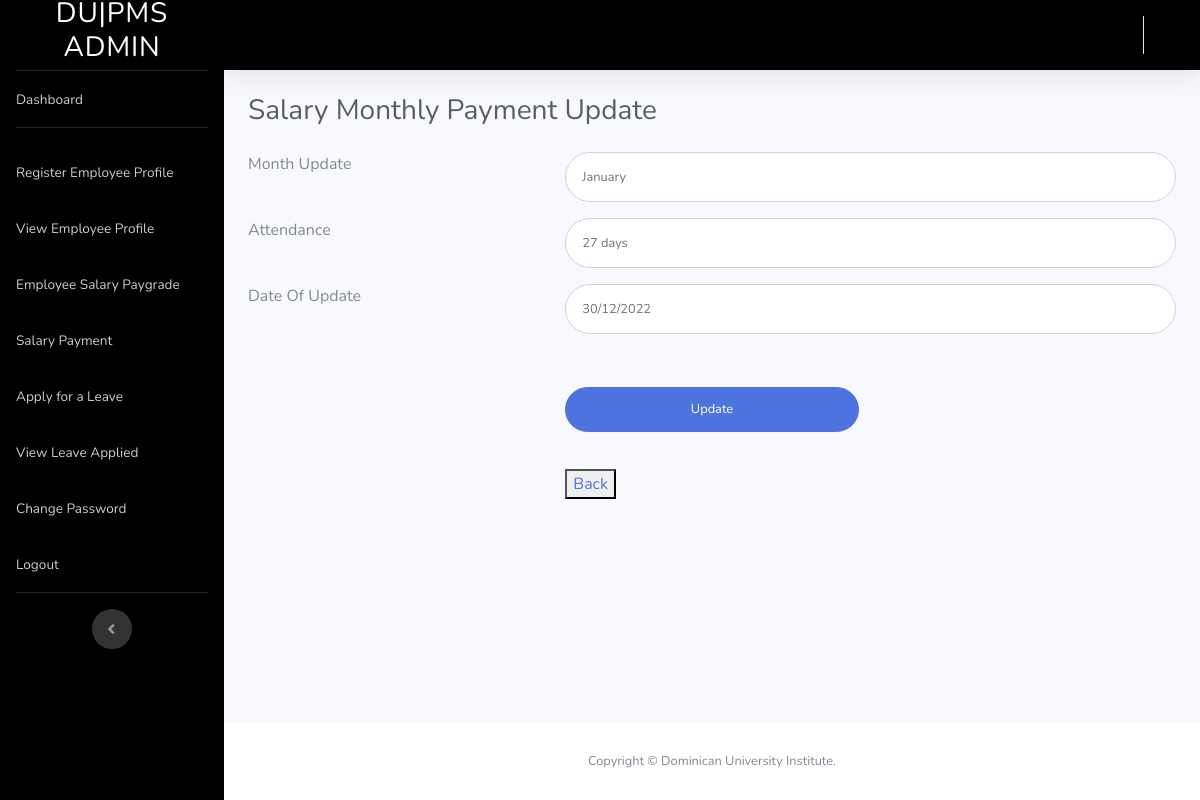
/erms/admin/uppay.php?id=1, run on the app's committed database.
### tables this page shows
CREATE TABLE `salary` (
  `ID` int(250) NOT NULL,
  `profilpic` varchar(200) NOT NULL,
  `Fullname` varchar(200) NOT NULL,
  `wd` varchar(200) NOT NULL,
  `Hours` varchar(200) NOT NULL,
  `email` varchar(200) NOT NULL,
  `month` varchar(250) NOT NULL,
  `rate` varchar(200) NOT NULL,
  `ha` varchar(200) NOT NULL,
  `ta` varchar(200) NOT NULL,
  `salary` varchar(200) NOT NULL,
  `paydate` varchar(250) NOT NULL
);

### erms/admin/uppay.php (the view, shortened to what this page needs)
<?php
include('includes/dbconnection.php');
$id=$_GET['id'];
$select="SELECT * FROM salary WHERE id='$id'";
$query_run=mysqli_query($con, $select);
if (mysqli_num_rows($query_run)>0)
{
 foreach ($query_run as $salary) {
 }
 }
 ?>
<!DOCTYPE html>
<html lang="en">
<head>
  <link href="vendor/fontawesome-free/css/all.min.css" rel="stylesheet" type="text/css">
  <link href="css/sb-admin-2.min.css" rel="stylesheet">
</head>
<body id="page-top">
  <div id="wrapper">
  <?php include_once('includes/sidebar.php')?>
    <div id="content-wrapper" class="d-flex flex-column">
      <div id="content">
         <?php include_once('includes/header.php')?>
        <div class="container-fluid">
          <h1 class="h3 mb-4 text-gray-800"> Salary Monthly Payment Update </h1>
<form class="user" method="post" action="" enctype="multipart/form-data" role="form">
                    <div class="row">
                      <div class="col-4 mb-3">Month Update</div>
                     <div class="col-8 mb-3">
                      <input type="text" class="form-control form-control-user" value="<?= $salary['month'];?>" id="month" name="month"></div></div>
                       <div class="row">
                      <div class="col-4 mb-3">Attendance</div>
                    <div class="col-8  mb-3">
                      <input type="text" class="form-control form-control-user" value="<?= $salary['Hours'];?>" id="p" name="pre">
                    </div></div>
                    <div class="row">
                      <div class="col-4 mb-3">Date Of Update</div>
                    <div class="col-8  mb-3">
                      <input type="text" class="form-control form-control-user" value="<?= $salary['paydate'];?>" id="jDate" name="date">
                    </div></div>
                    <div class="row" style="margin-top:4%">
                      <div class="col-4"></div>
                      <div class="col-4">
                      <input type="submit" name="submit"  value="Update" class="btn btn-primary btn-user btn-block">
                    </div>
                    </div>
                  <div class="row" style="margin-top:4%">
                      <div class="col-4"></div>
                      <div class="col-4">
                      <button><a href="pay.php" style="text-decoration: none;" >Back</a></button>
                    </div>
                    </div>
                  </form>
        </div>
      </div>
   <?php include_once('includes/footer.php');?>
    </div>
  </div>
</body>
</html>

### data on the page
salary: month "January", pre "27 days", date "30/12/2022"
